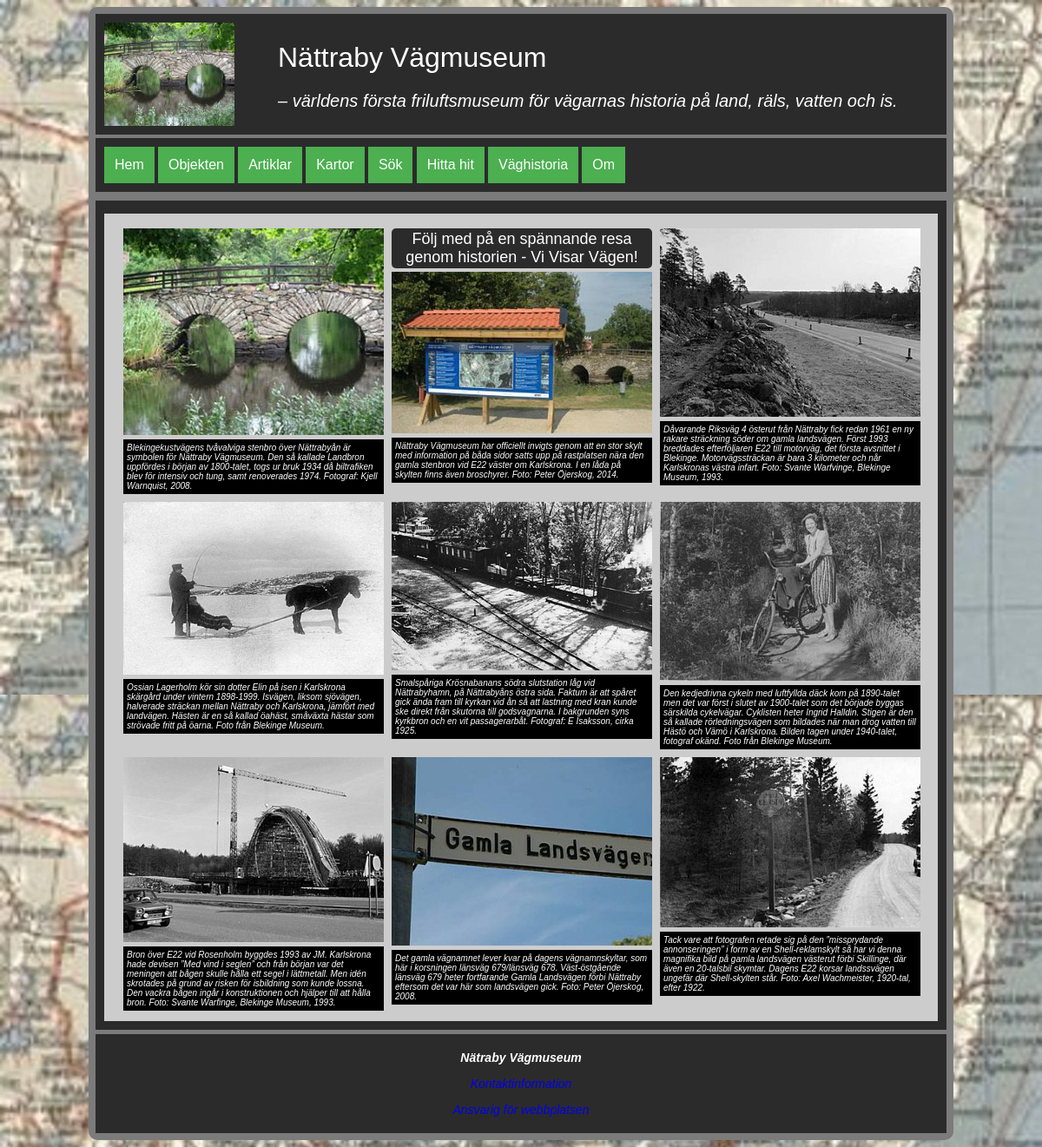
The page / on the database its author committed.
### tables this page shows
CREATE TABLE article
(
    id INTEGER PRIMARY KEY NOT NULL,
    name TEXT UNIQUE NOT NULL,
    title TEXT NOT NULL,
    data TEXT NOT NULL,
    author TEXT NOT NULL,
    gps TEXT,
    mapImage TEXT,
    image1 TEXT,
    image1Alt TEXT,
    image1Text, TEXT,
    image2 TEXT,
    image2Alt TEXT,
    image2Text TEXT
);

CREATE TABLE object(
  id INT,
  name TEXT,
  title TEXT,
  data TEXT,
  author TEXT,
  gps TEXT,
  mapImage TEXT,
  image1 TEXT,
  image1Alt TEXT,
  image1Text,
  TEXT,
  image2 TEXT,
  image2Alt TEXT,
  image2Text TEXT
);

### index.php (called while the page is built, shortened)
<?php
require __DIR__ . "/view/header.php";
require __DIR__ . "/view/index.php";
require __DIR__ . "/view/footer.php";

### view/index.php (the view, shortened to what this page needs)
<?php
    $db = connectToDatabase($dsn2);
    $sql = "SELECT * FROM article;";
    $stmt = $db->prepare($sql);
    $stmt->execute();
    $res1 = $stmt->fetchAll();
    $db = connectToDatabase($dsn2);
    $sql = "SELECT * FROM object;";
    $stmt = $db->prepare($sql);
    $stmt->execute();
    $res2 = $stmt->fetchAll();
    ?>
    <section>
    <article>
<div class="kombine">
<div class='pichome'>
<img src=<?='img/250/'. $res1[0]["image1"]; ?> alt='stenbron' >
<div class='deschome'> <?= $res1[0]["image1Text"]; ?></div>
</div>
<div class='pichome'>
<div class="sloganinfo">Följ med på en spännande resa genom historien - Vi Visar Vägen!</div>
<img src=<?='img/250/'. $res1[8]["image1"]; ?> alt='infoskylt' >
<div class='deschome'> <?= $res1[8]["image1Text"]; ?></div>
</div>
<div class='pichome'>
<img src=<?='img/250/'. $res2[7]["image2"]; ?> alt='riks' >
<div class='deschome'> <?= $res2[7]["image2Text"]; ?></div>
</div>
</div>
<div class="kombine">
<div class='pichome'>
<img src=<?='img/250/'. $res2[12]["image2"]; ?> alt='isvägen' >
<div class='deschome'> <?= $res2[12]["image2Text"]; ?></div>
</div>
<div class='pichome'>
<img src=<?='img/250/'. $res2[10]["image2"]; ?> alt='smalspårigjärnv' >
<div class='deschome'> <?= $res2[10]["image2Text"]; ?></div>
</div>
<div class='pichome'>
<img src=<?='img/250/'. $res2[8]["image1"]; ?> alt='cyklist' >
<div class='deschome'> <?= $res2[8]["image2Text"]; ?></div>
</div>
</div>
<div class="kombine">
<div class='pichome'>
<img src=<?='img/250/'. $res2[13]["image2"]; ?> alt='shell' >
<div class='deschome'> <?= $res2[13]["image2Text"]; ?></div>
</div>
<div class='pichome'>
<img src=<?='img/250/'. $res1[1]["image1"]; ?> alt='infoskylt' >
<div class='deschome'> <?= $res1[1]["image1Text"]; ?></div>
</div>
<div class='pichome'>
<img src=<?='img/250/'. $res2[3]["image2"]; ?> alt='shell' >
<div class='deschome'> <?= $res2[3]["image2Text"]; ?></div>
</div>
</div>
</article>
</section>

### view/header.php (shortened to what this page needs)
<?php
    $db = connectToDatabase($dsn2);
    $sql = "SELECT * FROM article;";
    $stmt = $db->prepare($sql);
    $stmt->execute();
    $res1 = $stmt->fetchAll();
    ?>
 <!doctype html>
<html lang="sv">
<head>
    <link rel="stylesheet" href="css/style.css">
</head>
<body>
    <header class="site-header">
        <img class="image2"src="img\250\tva-valvig-stenbro-over-nattrabyan.jpg" alt="Skylt gamla landsvägen" />
        <span class="site-title"><?= $res1[0]["title"]; ?></span>
        <span class="site-slogan"><?= $res1[0]["TEXT"]; ?></span>
    </header>
    <nav class="navbar">
        <a class="<?= basename($_SERVER['REQUEST_URI']) == "index.php" ? "selected" : ""; ?>" href="index.php">Hem</a>
        <a class="<?= basename($_SERVER['REQUEST_URI']) == "objectspage.php" ? "selected" : ""; ?>" href="objectspage.php">Objekten</a>
        <a class="<?= basename($_SERVER['REQUEST_URI']) == "articelspage.php" ? "selected" : ""; ?>" href="articelspage.php">Artiklar</a>
        <a class="<?= basename($_SERVER['REQUEST_URI']) == "mapshome.php" ? "selected" : ""; ?>" href="mapshome.php">Kartor</a>
        <a class="<?= basename($_SERVER['REQUEST_URI']) == "search.php" ? "selected" : ""; ?>" href="search.php">Sök</a>
        <a class="<?= basename($_SERVER['REQUEST_URI']) == "contact.php" ? "selected" : ""; ?>" href="contact.php">Hitta hit</a>
        <a class="<?= basename($_SERVER['REQUEST_URI']) == "historypage.php" ? "selected" : ""; ?>" href="historypage.php">Väghistoria</a>
        <a class="<?= basename($_SERVER['REQUEST_URI']) == "aboutpage.php" ? "selected" : ""; ?>" href="aboutpage.php">Om</a>
    </nav>
<main>

### view/footer.php
</main>
<footer class="site-footer">
    <p><b>Nätraby Vägmuseum</b></p>
    <p><a href="aboutpage.php?page=kontakt">Kontaktinformation</a>  </p>
    <p><a href="aboutpage.php?page=webb">Ansvarig för webbplatsen</a>  </p>
  </footer>
</body>
</html>

### css/style.css (style rules this page uses)
html { overflow-y: scroll; background-image: url("../img/800/karta-blekinge.jpg"); }
main { min-height: 30em; overflow: auto; }
div.pichome { margin-top: 5px; margin-left: 5px; border: 2px solid #ccc; float: left; width: 300px; margin-bottom: px; }
div.pichome img { width: 100%; height: auto; }
div.deschome { margin-top: 2px; padding: 4px; text-align: left; background-color: black; color: white; font-style: italic; font-size: 10px; max-width: 350px; }
div.kombine { display: inline-flex; }
.image2 { padding-left: 10px; padding-bottom: 10px; padding-top: 10px; float: left; width: 150px; }
body { margin: 8px auto; padding: 8px; width: 980px; background-color: #7b7b7b; border-radius: 10px; font-family: Helvetica, Arial, sans-serif; font-size: 15px; }
.site-header { overflow: auto; background-color: #2b2b2b; color: white; }
.site-title { display: block; padding-top: 1em; padding-left: 50px; font-size: 32px; overflow: auto; }
.site-slogan { display: block; padding-left: 50px; padding-top: 1em; font-style: italic; overflow: auto; font-size: 20px; }
.site-footer { font-style: italic; font-size: 14px; text-align: center; margin-top: 5px; padding-top: 5px; padding-bottom: 5px; background-color: #2b2b2b; color: white; }
a:link { text-decoration: none; }
.sloganinfo { padding-top: 2px; padding-bottom: 2px; margin-bottom: 4px; text-align: center; font-size: 18px; border-radius: 5px; background-color: #2b2b2b; color: white; }
.navbar { padding: 10px; background-color: #2b2b2b; margin-top: 4px; }
.navbar a { display: inline-block; background-color: #4caf50; color: white; padding: 12px; font-size: 16px; border: none; text-decoration: none; }
section { overflow: auto; background-color: #2b2b2b; color: white; margin-top: 10px; padding: 10px; }
article { overflow: auto; background-color: #ccc; color: black; margin-top: 5px; padding: 10px 15px; }

### rows shown on the page
article: title "Nättraby Vägmuseum", TEXT "– världens första friluftsmuseum för vägarnas historia på land, räls, vatten och is.", image1 (picture), image1Text "Blekingekustvägens tvåvalviga stenbro över Nättrabyån är symbolen för Nättraby Vägmuseum. Den så kallade Landbron uppfördes i början av 1800-talet, togs ur bruk 1934 då biltrafiken blev för intensiv och tung, samt renoverades 1974. Fotograf: Kjell Warnquist, 2008."
article: image1 (picture), image1Text "Nättraby Vägmuseum har officiellt invigts genom att en stor skylt med information på båda sidor satts upp på rastplatsen nära den gamla stenbron vid E22 väster om Karlskrona. I en låda på skylten finns även broschyrer. Foto: Peter Öjerskog, 2014."
object: image2 (picture), image2Text "Dåvarande Riksväg 4 österut från Nättraby fick redan 1961 en ny rakare sträckning söder om gamla landsvägen. Först 1993 breddades efterföljaren E22 till motorväg, det första avsnittet i Blekinge. Motorvägssträckan är bara 3 kilometer och når Karlskronas västra infart. Foto: Svante Warfvinge, Blekinge Museum, 1993."
object: image2 (picture), image2Text "Ossian Lagerholm kör sin dotter Elin på isen i Karlskrona skärgård under vintern 1898-1999. Isvägen, liksom sjövägen, halverade sträckan mellan Nättraby och Karlskrona, jämfört med landvägen. Hästen är en så kallad öahäst, småväxta hästar som strövade fritt på öarna. Foto från Blekinge Museum."
object: image2 (picture), image2Text "Smalspåriga Krösnabanans södra slutstation låg vid Nättrabyhamn, på Nättrabyåns östra sida. Faktum är att spåret gick ända fram till kyrkan vid ån så att lastning med kran kunde ske direkt från skutorna till godsvagnarna. I bakgrunden syns kyrkbron och en vit passagerarbåt. Fotograf: E Isaksson, cirka 1925."
object: image1 (picture), image2Text "Den kedjedrivna cykeln med luftfyllda däck kom på 1890-talet men det var först i slutet av 1900-talet som det började byggas särskilda cykelvägar. Cyklisten heter Ingrid Halldin. Stigen är den så kallade rörledningsvägen som bildades när man drog vatten till Hästö och Vämö i Karlskrona. Bilden tagen under 1940-talet, fotograf okänd. Foto från Blekinge Museum."
object: image2 (picture), image2Text "Bron över E22 vid Rosenholm byggdes 1993 av JM. Karlskrona hade devisen ”Med vind i seglen” och från början var det meningen att bågen skulle hålla ett segel i lättmetall. Men idén skrotades på grund av risken för isbildning som kunde lossna. Den vackra bågen ingår i konstruktionen och hjälper till att hålla bron. Foto: Svante Warfinge, Blekinge Museum, 1993."
article: image1 (picture), image1Text "Det gamla vägnamnet lever kvar på dagens vägnamnskyltar, som här i korsningen länsväg 679/länsväg 678. Väst-östgående länsväg 679 heter fortfarande Gamla Landsvägen förbi Nättraby eftersom det var här som landsvägen gick. Foto: Peter Öjerskog, 2008."
object: image2 (picture), image2Text "Tack vare att fotografen retade sig på den ”missprydande annonseringen” i form av en Shell-reklamskylt så har vi denna magnifika bild på gamla landsvägen västerut förbi Skillinge, där även en 20-talsbil skymtar. Dagens E22 korsar landssvägen ungefär där Shell-skylten står. Foto: Axel Wachmeister, 1920-tal, efter 1922."
